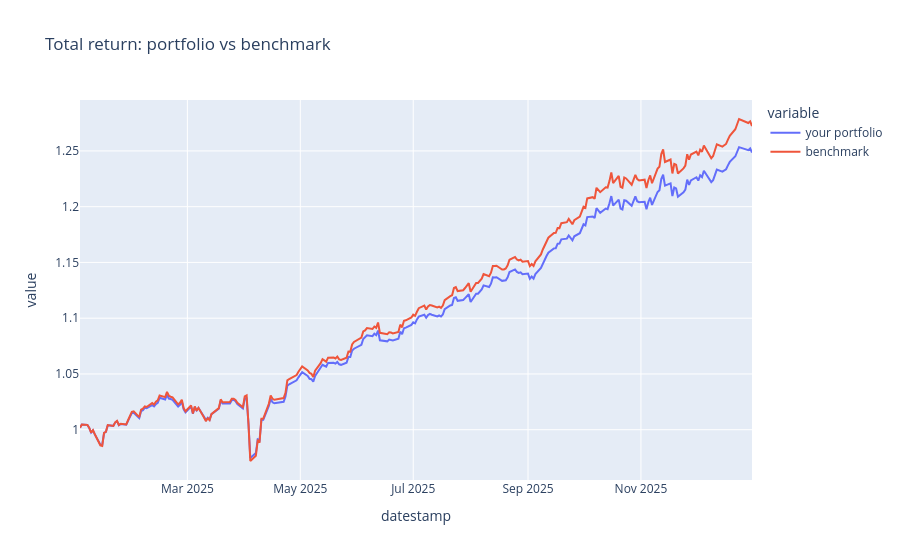
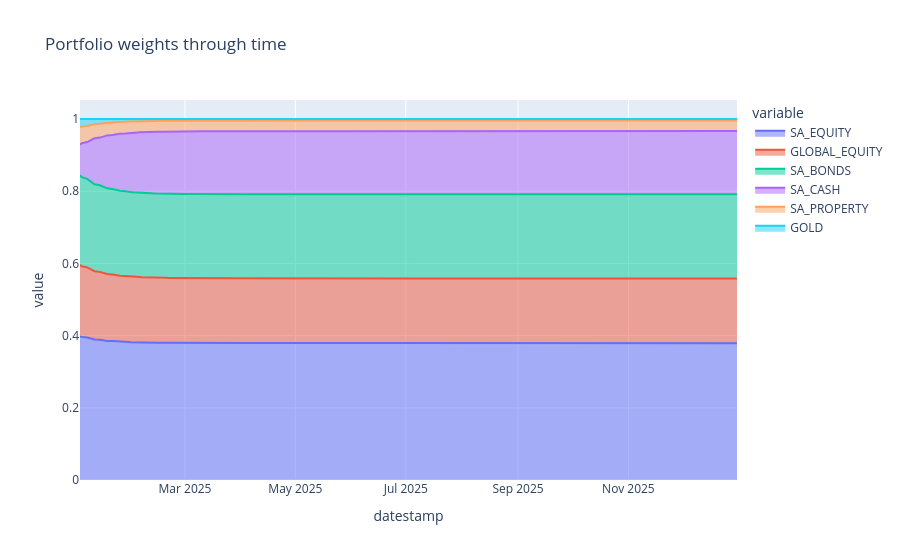
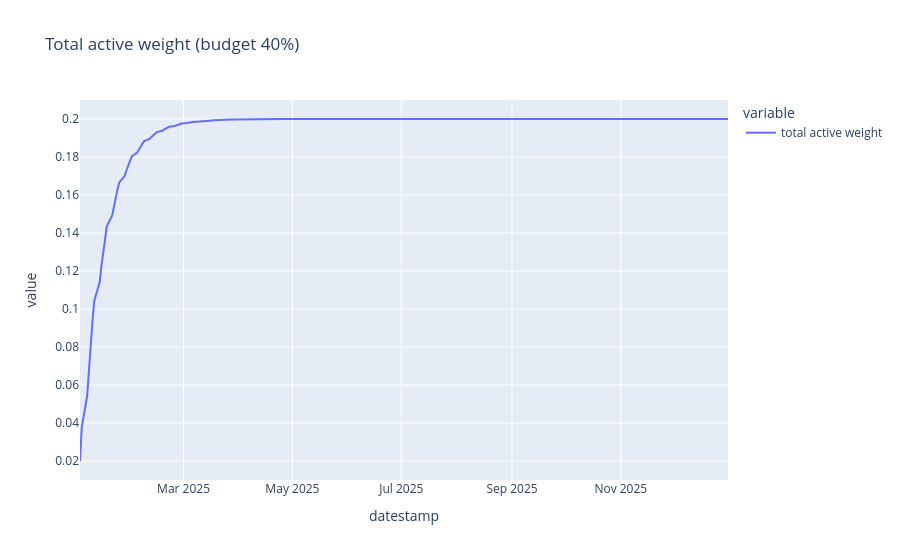

Notebook source saved alongside these figures, in order:
### Markdown cell above
## Run it

Equivalent to running `python harness.py`, adapted for notebook use: import your `solution.py`, run the practice-window backtest, and plot the results.

### Code cell
import solution

t0 = dt.datetime.now()
print("---> Prescient Coding Challenge 2026 -- practice window")
result = run_backtest(
    solution.generate_weights, solution.PARAMS,
    start=PRACTICE_WINDOW[0], end=PRACTICE_WINDOW[1],
)
print(f"---> declared parameters: {len(solution.PARAMS)}")
print(f"---> run time {dt.datetime.now() - t0}")
plot_result(result)

### Figure 1 — Plotly figure (JSON) as saved in the notebook; plotly's stock layout.template omitted (floating-point values rounded to 4 significant figures; data arrays with more than 128 entries replaced by an {"elided": "..."} marker saying what was removed)
{"data": [{"hovertemplate": "variable=your portfolio<br>datestamp=%{x}<br>value=%{y}<extra></extra>", "legendgroup": "your portfolio", "line": {"color": "#636efa", "dash": "solid"}, "marker": {"symbol": "circle"}, "mode": "lines", "name": "your portfolio", "orientation": "v", "showlegend": true, "type": "scatter", "x": {"elided": "250 str values"}, "xaxis": "x", "y": {"elided": "250 float values"}, "yaxis": "y"}, {"hovertemplate": "variable=benchmark<br>datestamp=%{x}<br>value=%{y}<extra></extra>", "legendgroup": "benchmark", "line": {"color": "#EF553B", "dash": "solid"}, "marker": {"symbol": "circle"}, "mode": "lines", "name": "benchmark", "orientation": "v", "showlegend": true, "type": "scatter", "x": {"elided": "250 str values"}, "xaxis": "x", "y": {"elided": "250 float values"}, "yaxis": "y"}], "layout": {"legend": {"title": {"text": "variable"}, "tracegroupgap": 0}, "title": {"text": "Total return: portfolio vs benchmark"}, "xaxis": {"anchor": "y", "domain": [0, 1], "title": {"text": "datestamp"}}, "yaxis": {"anchor": "x", "domain": [0, 1], "title": {"text": "value"}}}}

### Figure 2 — Plotly figure (JSON) as saved in the notebook; plotly's stock layout.template omitted (floating-point values rounded to 4 significant figures; data arrays with more than 128 entries replaced by an {"elided": "..."} marker saying what was removed)
{"data": [{"fillpattern": {"shape": ""}, "hovertemplate": "variable=SA_EQUITY<br>datestamp=%{x}<br>value=%{y}<extra></extra>", "legendgroup": "SA_EQUITY", "line": {"color": "#636efa"}, "marker": {"symbol": "circle"}, "mode": "lines", "name": "SA_EQUITY", "orientation": "v", "showlegend": true, "stackgroup": "1", "type": "scatter", "x": {"elided": "250 str values"}, "xaxis": "x", "y": {"elided": "250 float values"}, "yaxis": "y"}, {"fillpattern": {"shape": ""}, "hovertemplate": "variable=GLOBAL_EQUITY<br>datestamp=%{x}<br>value=%{y}<extra></extra>", "legendgroup": "GLOBAL_EQUITY", "line": {"color": "#EF553B"}, "marker": {"symbol": "circle"}, "mode": "lines", "name": "GLOBAL_EQUITY", "orientation": "v", "showlegend": true, "stackgroup": "1", "type": "scatter", "x": {"elided": "250 str values"}, "xaxis": "x", "y": {"elided": "250 float values"}, "yaxis": "y"}, {"fillpattern": {"shape": ""}, "hovertemplate": "variable=SA_BONDS<br>datestamp=%{x}<br>value=%{y}<extra></extra>", "legendgroup": "SA_BONDS", "line": {"color": "#00cc96"}, "marker": {"symbol": "circle"}, "mode": "lines", "name": "SA_BONDS", "orientation": "v", "showlegend": true, "stackgroup": "1", "type": "scatter", "x": {"elided": "250 str values"}, "xaxis": "x", "y": {"elided": "250 float values"}, "yaxis": "y"}, {"fillpattern": {"shape": ""}, "hovertemplate": "variable=SA_CASH<br>datestamp=%{x}<br>value=%{y}<extra></extra>", "legendgroup": "SA_CASH", "line": {"color": "#ab63fa"}, "marker": {"symbol": "circle"}, "mode": "lines", "name": "SA_CASH", "orientation": "v", "showlegend": true, "stackgroup": "1", "type": "scatter", "x": {"elided": "250 str values"}, "xaxis": "x", "y": {"elided": "250 float values"}, "yaxis": "y"}, {"fillpattern": {"shape": ""}, "hovertemplate": "variable=SA_PROPERTY<br>datestamp=%{x}<br>value=%{y}<extra></extra>", "legendgroup": "SA_PROPERTY", "line": {"color": "#FFA15A"}, "marker": {"symbol": "circle"}, "mode": "lines", "name": "SA_PROPERTY", "orientation": "v", "showlegend": true, "stackgroup": "1", "type": "scatter", "x": {"elided": "250 str values"}, "xaxis": "x", "y": {"elided": "250 float values"}, "yaxis": "y"}, {"fillpattern": {"shape": ""}, "hovertemplate": "variable=GOLD<br>datestamp=%{x}<br>value=%{y}<extra></extra>", "legendgroup": "GOLD", "line": {"color": "#19d3f3"}, "marker": {"symbol": "circle"}, "mode": "lines", "name": "GOLD", "orientation": "v", "showlegend": true, "stackgroup": "1", "type": "scatter", "x": {"elided": "250 str values"}, "xaxis": "x", "y": {"elided": "250 float values"}, "yaxis": "y"}], "layout": {"legend": {"title": {"text": "variable"}, "tracegroupgap": 0}, "title": {"text": "Portfolio weights through time"}, "xaxis": {"anchor": "y", "domain": [0, 1], "title": {"text": "datestamp"}}, "yaxis": {"anchor": "x", "domain": [0, 1], "title": {"text": "value"}}}}

### Figure 3 — Plotly figure (JSON) as saved in the notebook; plotly's stock layout.template omitted (floating-point values rounded to 4 significant figures; data arrays with more than 128 entries replaced by an {"elided": "..."} marker saying what was removed)
{"data": [{"hovertemplate": "variable=total active weight<br>datestamp=%{x}<br>value=%{y}<extra></extra>", "legendgroup": "total active weight", "line": {"color": "#636efa", "dash": "solid"}, "marker": {"symbol": "circle"}, "mode": "lines", "name": "total active weight", "orientation": "v", "showlegend": true, "type": "scatter", "x": {"elided": "250 str values"}, "xaxis": "x", "y": {"elided": "250 float values"}, "yaxis": "y"}], "layout": {"legend": {"title": {"text": "variable"}, "tracegroupgap": 0}, "title": {"text": "Total active weight (budget 40%)"}, "xaxis": {"anchor": "y", "domain": [0, 1], "title": {"text": "datestamp"}}, "yaxis": {"anchor": "x", "domain": [0, 1], "title": {"text": "value"}}}}
